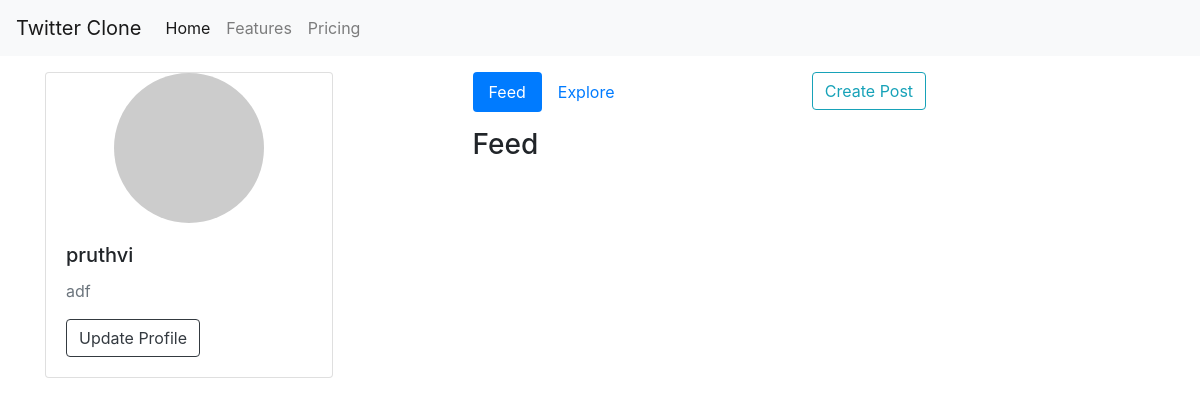
Page / (signed in) on the earlier database version.
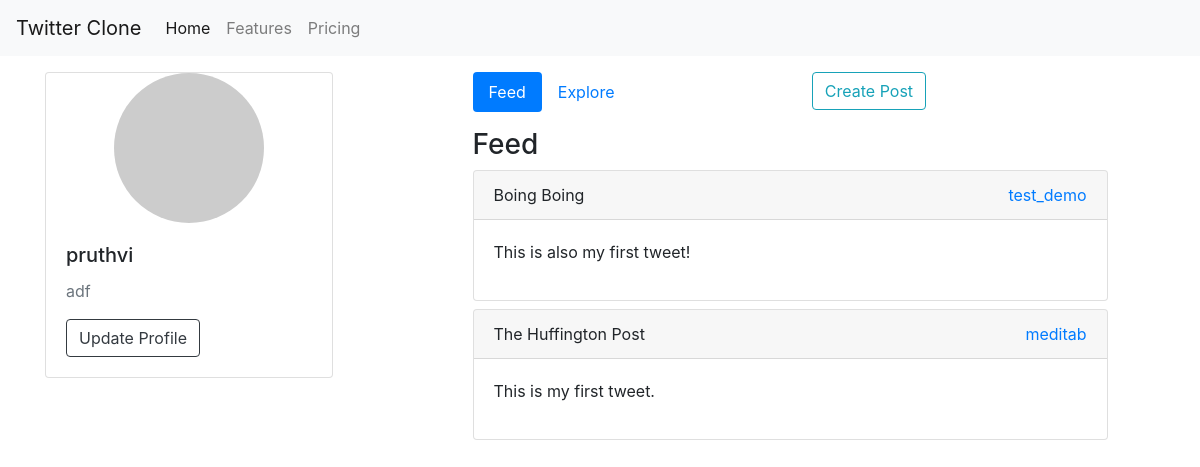
Same page on the later database version.
### twitterapp/models.py (models this page shows, shortened)
class Post(models.Model):
    author = models.ForeignKey(Profile,on_delete=models.CASCADE,null=True)
    title = models.CharField(max_length=250,null=True)
    content = RichTextField()
    date_created = models.DateTimeField(auto_now_add=True)
    def __str__(self):
        return self.title

class Profile(models.Model):
    id = models.UUIDField(primary_key=True,default=uuid.uuid4,editable=False)
    user = models.OneToOneField(User,on_delete=models.CASCADE,null=True)
    bio = models.TextField(max_length=500, blank=True)
    location = models.CharField(max_length=30, blank=True)
    birth_date = models.DateField(null=True, blank=True)
    profile_image = models.ImageField(upload_to='images/',null=True,blank=True)
    followers = models.ManyToManyField(Following,related_name='profiles')
    @property
    def get_followers(self):
        return [line.follower for line in self.followers.all().filter(target=self.user)]

### twitterapp/views.py (the view)
# urls.py: path('',views.IndexView,name='index'),
@login_required(login_url='login')
def IndexView(request):
    profile = request.user.profile
    profiles = Profile.objects.exclude(id=profile.id)
    feed_posts = Post.objects.filter(
        author__followers__follower=request.user) \
        .order_by('-date_created')
    print(feed_posts)
    return render(request,'index.html',
        {'profile':profile,
        'explore_profiles':profiles,
        'feed_posts':feed_posts})

### twitterapp/templates/index.html (shortened to what this page needs)
{% extends 'main.html' %}
{% block content %}
{% load static %}
<div class="row mt-3">
    <div class="col-md-4">
        <div class="card" style="width: 18rem;">
            {% if profile.profile_image%}
            <img src="{{profile.profile_image.url}}" class="avatar" alt="...">
            {% else %}
            <img src="http://www.gravatar.com/avatar/?d=identicon" class="avatar" alt="...">
            {% endif %}
            <div class="card-body">
              <h5 class="card-title">{{request.user.username}}</h5>
                <p class="card-text text-muted">
                {% if profile %}
                  {{profile.bio}}
                </p>
                {% endif %}
              <a href="{% url 'update-profile' %}" class="btn btn-outline-dark">Update Profile</a>
            </div>
          </div>
    </div>
    <div class="col-md-7 mx-auto">
        <ul class="nav nav-pills mb-3" id="pills-tab" role="tablist">
            <li class="nav-item" role="presentation">
              <a class="nav-link active" id="pills-feed-tab" data-toggle="pill" href="#pills-feed" role="tab" aria-controls="pills-feed" aria-selected="true">Feed</a>
            </li>
            <li class="nav-item" role="presentation">
              <a class="nav-link" id="pills-explore-tab" data-toggle="pill" href="#pills-explore" role="tab" aria-controls="pills-explore" aria-selected="false">Explore</a>
            </li>
            <li class="nav-item" style="margin: 0 auto;" role="presentation">
                <a href="{% url 'create-post' %}" class="btn btn-outline-info">Create Post</a>
            </li>
          </ul>
          <div class="tab-content" id="pills-tabContent">
            <div class="tab-pane fade show active" id="pills-feed" role="tabpanel" aria-labelledby="pills-feed-tab">
              <h3>Feed</h3>
              {% for post in feed_posts %}
                <div class="card mb-2">
                  <div class="card-header">
                    {{post.title}}
                      <a style="float: right;" href="{% url 'visit-profile' post.author.id %}">{{post.author.user.username}}</a>
                  </div>
                  <div class="card-body" onclick="location.href='{% url 'post-detail' post.id %}'">
                    {{post.content|safe}}
                  </div>
                </div>
              {% endfor %}
            </div>
          </div>
    </div>
</div>
{% endblock%}

Differences in the rows shown:
added Post: title "Boing Boing", author.user.username "test_demo", content "This is also my first tweet!"
added Post: title "The Huffington Post", author.user.username "meditab", content "This is my first tweet."
